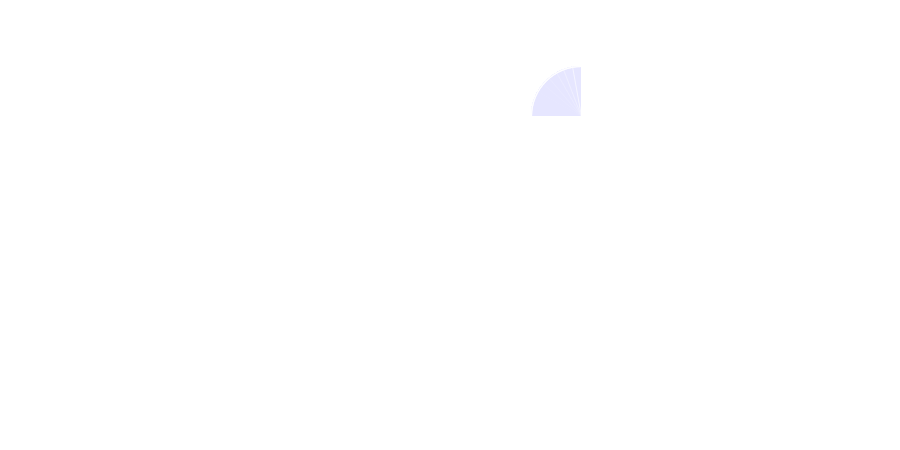
Frame 1 (no input)
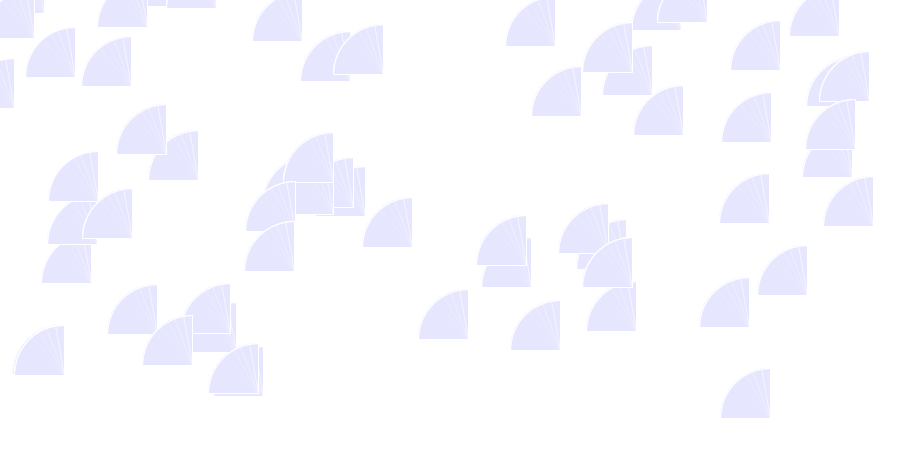
Frame 60 (the mouse pressed at the canvas centre just before this capture)
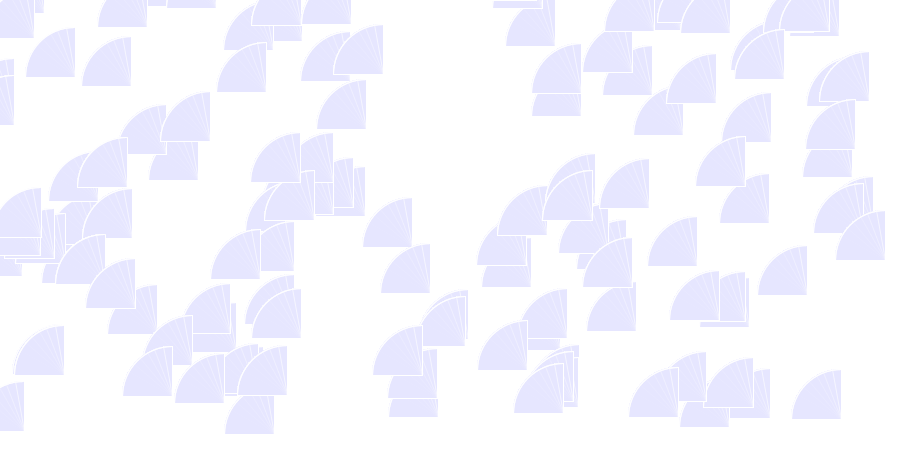
Frame 120 (the mouse held since frame 60 and released just before this capture)

The Processing sketch that drew these frames (run headless with seeded random() and noise(); from frame 60 on, the mouse is pressed at the canvas centre):

// Processing sketch: processing_41245
// ── processing_41245.pde

     int radius = 50;

void setup(){
size(900,450);
background(255);
strokeWeight(1);
stroke(255);
fill(230,230,255,100);
smooth();
}

void draw(){
drawX(int(random(width)),int(random(height)));
}

void drawX(int W,int H){
for(int deg =0;deg<100;deg+=10){
  float angle =radians(deg);
  arc(W,H,radius*2,radius*2,PI,PI+HALF_PI);
  float x =W-(cos(angle)*radius);
  float y =H-(sin(angle)*radius);
  line(W,H,x,y);
}
}   
